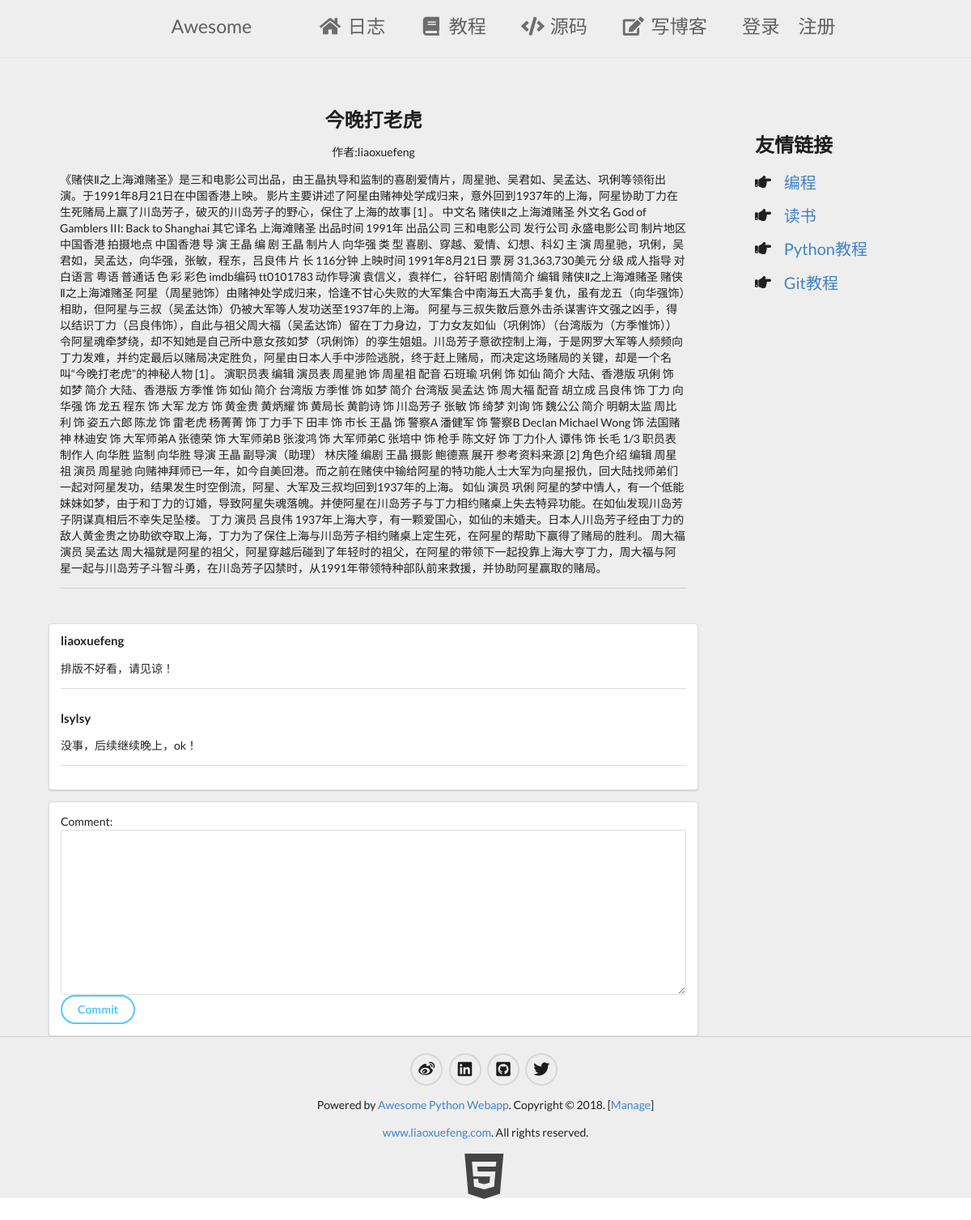
Page /blog/今晚打老虎 on the committed database.
### firstapp/models.py (models this page shows, shortened)
class Blog(models.Model):
    user_name = models.ForeignKey(to = User, related_name = "under_blog",on_delete=models.CASCADE, null = True, blank = True )
    name = models.CharField(null = True, blank=True, max_length = 50 )
    summary = models.TextField(null =True)
    content = models.TextField(null =True)
    news_choice = models.NullBooleanField()
    editors_choice = models.NullBooleanField()

class User(models.Model):
    name = models.CharField(null = True, blank = True, max_length = 50)
    passwd = models.CharField(null = True,blank = True, max_length = 50)
    email = models.CharField(null = True, blank = True, max_length = 50)
    def __str__(self):
        return self.name

class Comment(models.Model):
    user_name = models.CharField(null = True, blank = True, max_length = 50)
    belong = models.ForeignKey(to=Blog, null=True,blank=True,related_name="under_comment",on_delete=models.CASCADE)
    comment = models.TextField(null = True)

### firstapp/my_form.py
class CommentForm(forms.Form):
	comment = forms.CharField(
		required = True,
		widget = widgets.Textarea(attrs={"class":"form-control","palceholder":"Please enter your comment"}),
		min_length = 10,
		error_messages = {"required":"comment can not be empty"},
		strip = True
		)

### firstapp/coreweb.py (called while the page is built)
	def __call__(self, *args, **kw):
		print("ResponseHandler====================>args:",args)
		print("ResponseHandler====================>kw:",kw)
		try:
			r =  self._func(*args, **kw)
			return r
		except :
			raise

### firstapp/views.py (called while the page is built, shortened)
def path_to_session(func):
	def wrapper(*args,**kw):
		if args[0].session.get("url"):
			print(args[0].session["url"])
			del args[0].session["url"]
		args[0].session["url"] = args[0].path
		print(args[0].session["url"])
		print(args[0].path)
		return func(*args,**kw)
	return wrapper

@path_to_session
def blog(request,name):
	logging.info("belong blog--->",name)
	blog = Blog.objects.get(name = name)
	form = discuss(request,blog)
	if isinstance(form,forms.Form):
		return render(request, "blog.html", {"blog":blog,"form":form})
	else:
		return form

def discuss(request,belong):
	if request.method == "GET":
		form = my_form.CommentForm()
	print("form--->",form)
	return form

### firstapp/templates/blog.html (shortened to what this page needs)
{% extends '__base__.html' %}
{% block beforehead %}
<link rel="stylesheet" type="text/css" href="../static/css/content.css" charset="utf-8">
{% endblock %}
{% block blog %}
	<div class="ui basic segment">
		<h2 class="ui header blog_name">{{blog.name}}</h2>
		<p class="blog_auther">作者:{{blog.user_name}}</p>
		<p class="blog_summary">{{blog.content}}</p>
		<div class="ui divider"></div>
	</div>
    {% if blog.under_comment.all %}
        <div class="ui segment">
        {% for comment in blog.under_comment.all %}
            <h4 class="ui header">
                {{ comment.user_name }}
            </h4>
            <div class="">
                {{ comment.comment }}
            </div>
            <div class="ui divider"></div>
        {% endfor %}
    </div>
    {% endif %}
	<div class="ui segment">
		<form class="ui form" method="POST">
			<label>Comment:</label>
			{{form.comment}}
			<button class="ui circular inverted blue button" type="submit">Commit</button>
		</form>
	</div>
{% endblock %}

### firstapp/static/css/footer.css (style rules this page uses)
body,html { margin: 0; padding: 0; height:100%; }

### firstapp/static/css/content.css (style rules this page uses)
.ui.header.blog_name { text-align: center; }
.blog_auther { text-align: center; }

### rows in the picture
Blog: name "今晚打老虎", user_name "liaoxuefeng", content "《赌侠Ⅱ之上海滩赌圣》是三和电影公司出品，由王晶执导和监制的喜剧爱情片，周星驰、吴君如、吴孟达、巩俐等领衔出演。于1991年8月21日在中国香港上映。 影片主要讲述了阿星由赌神处学成归来，意外回到1937年的上海，阿星协助丁力在生死赌局上赢了川岛芳子，破灭的川岛芳子的野心，保住了上海的故事 [1] 。 中文名 赌侠Ⅱ之上海滩赌圣 外文名 God of Gamblers III: Back to Shanghai 其它译名 上海滩赌圣 出品时间 1991年 出品公司 三和电影公司 发行公司 永盛电影公司 制片地区 中国香港 拍摄地点 中国香港 导 演 王晶 编 剧 王晶 制片人 向华强 类 型 喜剧、穿越、爱情、幻想、科幻 主 演 周星驰，巩俐，吴君如，吴孟达，向华强，张敏，程东，吕良伟 片 长 116分钟 上映时间 1991年8月21日 票 房 31,363,730美元 分 级 成人指导 对白语言 粤语 普通话 色 彩 彩色 imdb编码 tt0101783 动作导演 袁信义，袁祥仁，谷轩昭 剧情简介 编辑 赌侠Ⅱ之上海滩赌圣 赌侠Ⅱ之上海滩赌圣 阿星（周星驰饰）由赌神处学成归来，恰逢不甘心失败的大军集合中南海五大高手复仇，虽有龙五（向华强饰）相助，但阿星与三叔（吴孟达饰）仍被大军等人发功送至1937年的上海。…"
Comment: user_name "liaoxuefeng", comment "排版不好看，请见谅！"
Comment: user_name "lsylsy", comment "没事，后续继续晚上，ok！"
